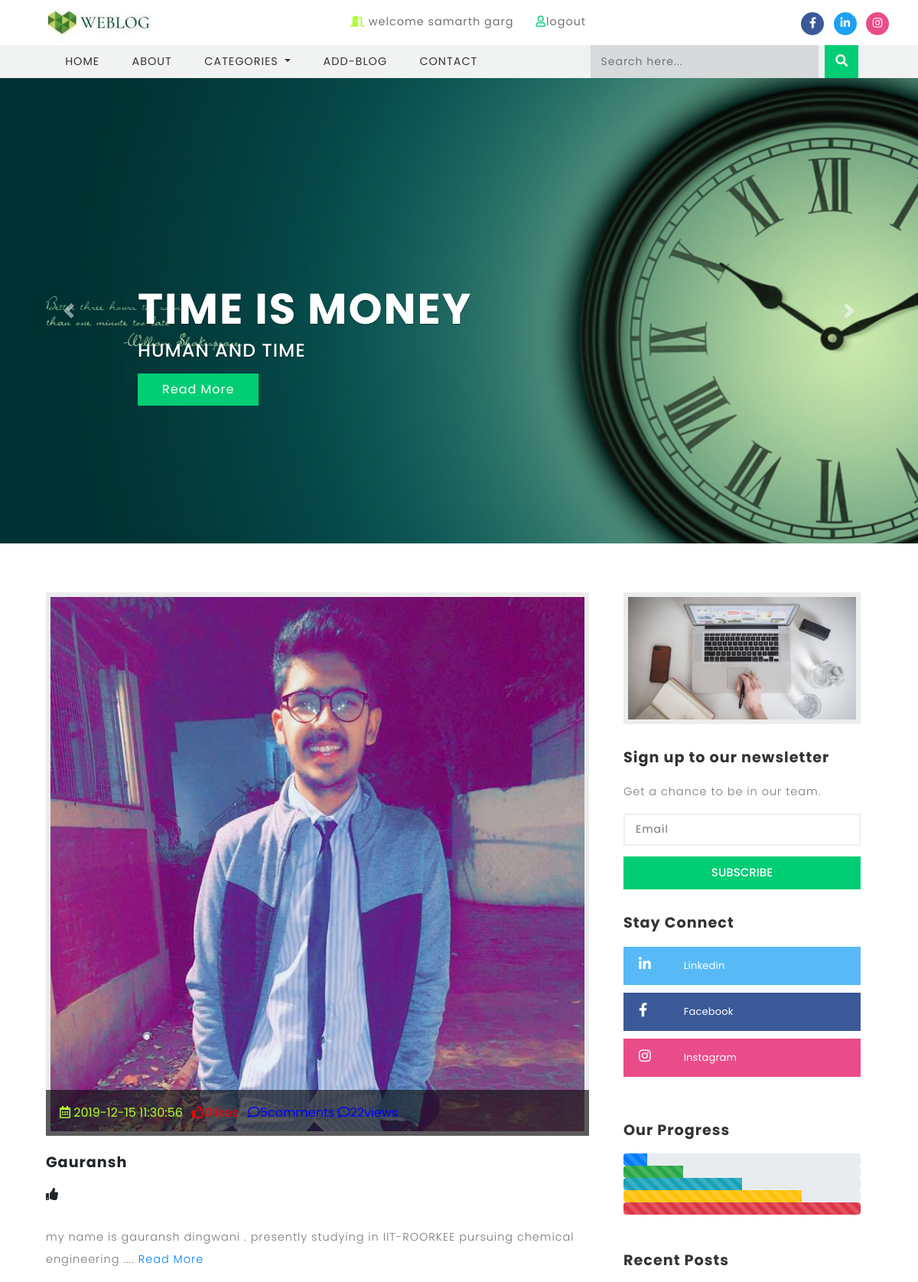
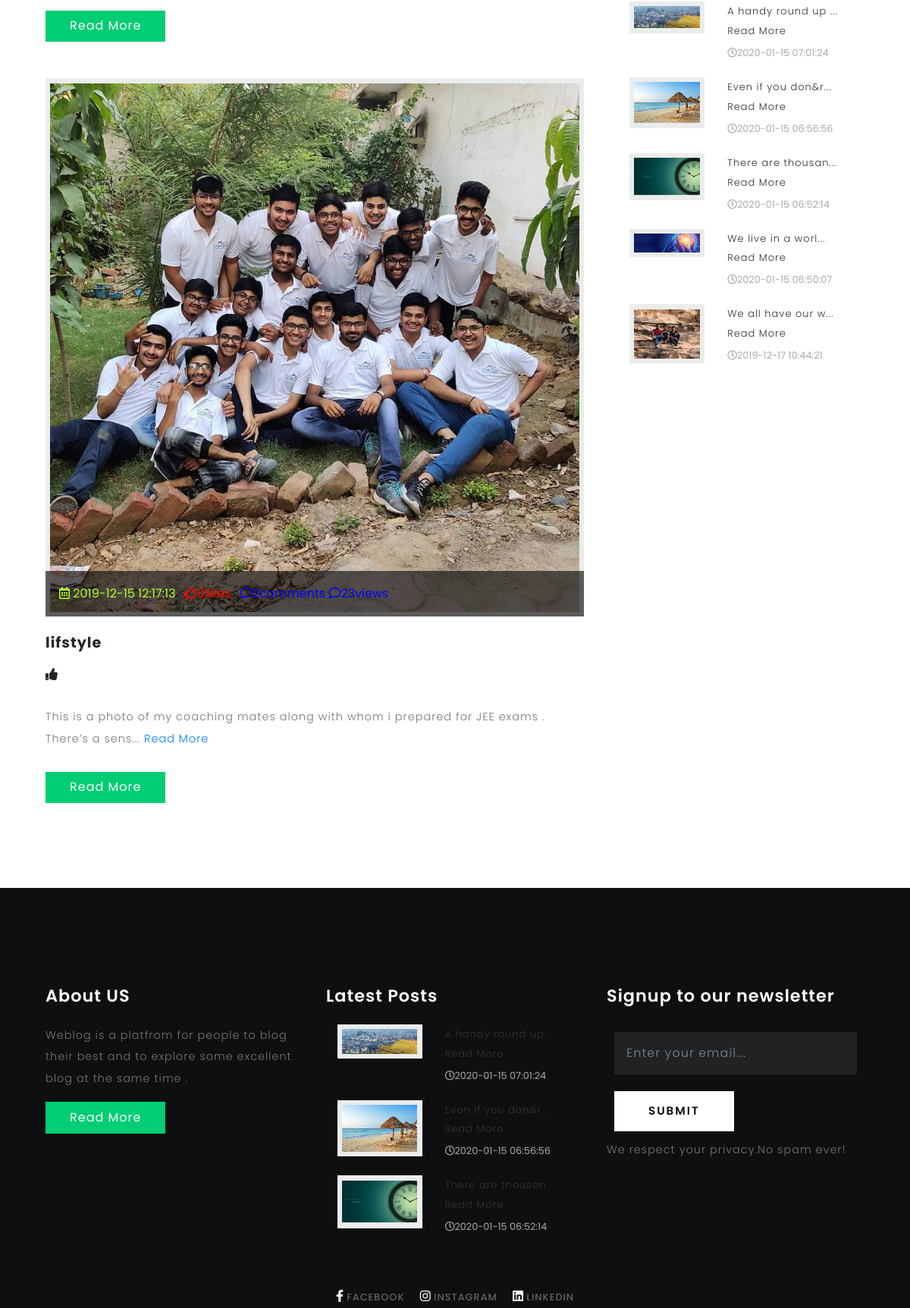
The app's page /index.php (signed in, upper part) with its own data (2 pictures, top to bottom).
### tables this page shows
CREATE TABLE `blog` (
  `blog_id` int(11) NOT NULL,
  `blog_title` text NOT NULL,
  `blog_subtitle` text NOT NULL,
  `thumbnail` text NOT NULL,
  `content` text NOT NULL,
  `user_id` int(11) NOT NULL,
  `status` int(11) NOT NULL,
  `status_remark` text NOT NULL,
  `cate_id` int(11) NOT NULL,
  `created` datetime NOT NULL,
  `likes` int(11) NOT NULL,
  `comments` int(11) NOT NULL,
  `views` int(11) NOT NULL
);

### index.php (the view, shortened to what this page needs)
<?php
include './include/db.php';
?>
<!DOCTYPE html>
<html lang="zxx">
<head>
    <?php include './include/head.php';
    ?>
</head>
<body>
	<header>
		<?php include './include/header.php';?>
	</header>
	<div class="banner">
		<div id="carouselExampleIndicators" class="carousel slide" data-ride="carousel">
			<div class="carousel-inner" role="listbox">
                            <?php
                            $query = "select * from blog order by views asc";
                            $select_data = mysqli_query($conn, $query);
                            $count = 0;
                            while ($row = mysqli_fetch_array($select_data)){
                                $count++;
                                $blog_id =$row['blog_id'];
                                $thumbnail = $row['thumbnail'];
                                $blog_title = $row['blog_title'];
                                $blog_subtitle = $row['blog_subtitle'];
                            if($count==1){
                                ?>
                            <div class="carousel-item active" style="background-image: url('./blog_img/<?php echo $thumbnail;?>'); background-repeat:no-repeat;">
					<div class="carousel-caption">
                                            <h3><?php echo $blog_title;?>
                                                <span><h4><?php echo $blog_subtitle;?></h4></span>
						</h3>
						<div class="read">
							<a href="single.php?id=<?php echo $blog_id;?>" class="btn btn-primary read-m">Read More</a>
						</div>
					</div>
				</div>
                            <?php
                            }
                            }
                            ?>
			</div>
			<a class="carousel-control-prev" href="#carouselExampleIndicators" role="button" data-slide="prev">
				<span class="carousel-control-prev-icon" aria-hidden="true"></span>
			</a>
			<a class="carousel-control-next" href="#carouselExampleIndicators" role="button" data-slide="next">
				<span class="carousel-control-next-icon" aria-hidden="true"></span>
			</a>
		</div>
	</div>
                            <?php
                            $query1="SELECT blog.blog_title , blog.blog_subtitle , blog.thumbnail , blog.content , blog.created , user_details.name , user_details.name , category.cate_name , category.cate_id , blog.blog_id  FROM user_details , category , blog WHERE user_details.user_id = blog.user_id && category.cate_id = blog.cate_id ORDER BY blog.blog_id ";
                            ?>
	<section class="main-content-w3layouts-agileits">
		<div class="container">
			<div class="row">
				<div class="col-lg-8 left-blog-info-w3layouts-agileits text-left">
                                   <?php
                                   if(isset($_GET['Search'])){
    $search = $_GET['Search'];
    $query1 = "SELECT blog.blog_title , blog.blog_subtitle , blog.thumbnail , blog.views ,blog.likes ,blog.comments , blog.content , blog.created , blog.status , blog.status_remark , blog.created , user_details.user_id , user_details.name , category.cate_id , category.cate_name , blog.blog_id , blog.blog_title FROM user_details , category , blog WHERE user_details.user_id = blog.user_id and category.cate_id = blog.cate_id and content LIKE '%$search%'  ORDER BY blog.blog_id limit 2";
                                   }
                                   else
                                   {
                            $query1="SELECT blog.blog_title , blog.blog_subtitle , blog.thumbnail , blog.views ,blog.likes ,blog.comments , blog.content , blog.created , blog.status , blog.status_remark , blog.created , user_details.user_id , user_details.name , category.cate_id , category.cate_name , blog.blog_id , blog.blog_title FROM user_details , category , blog WHERE user_details.user_id = blog.user_id and category.cate_id = blog.cate_id ORDER BY blog.blog_id limit 2";
                                   }
           $select_data1= mysqli_query($conn, $query1);
            while ($row = mysqli_fetch_array($select_data1)) {
                $view = $row['views'];
            $comment = $row['comments'];
            $like = $row['likes'];
            $blog_id = $row['blog_id'];
               $blog_title = $row['blog_title'];
               $thumbnail = $row['thumbnail'];
               $content = $row['content'];
               $created = $row['created'];
               $view++;
                            ?>
					<div class="blog-grid-top">
						<div class="b-grid-top">
							<div class="blog_info_left_grid">
								<a href="single.php?id=<?php echo $blog_id?>">
                                                                    <img src="./blog_img/<?php echo $thumbnail;?>" class="img-fluid" alt=""></a>
							</div>
							<div class="blog-info-middle">
								<ul>
									<li style="color: greenyellow">
                                                                            <i class="far fa-calendar-alt" style="color: greenyellow"></i> <?php echo $created;?>
									</li>
									<li class="mx-2" style="color: red">
											<i class="far fa-thumbs-up" style="color: red"></i><?php echo $like.'likes'?>
									</li>
									<li style="color: blue">
											<i class="far fa-comment" style="color: blue"></i><?php echo $comment.'comments'?>
									</li>
                                                                        <li style="color: blue">
											<i class="far fa-comment" style="color: blue"></i><?php echo $view.'views'?>
									</li>
								</ul>
							</div>
						</div>
						<h3>
							<?php echo $blog_title;?>
						</h3>
                                           <i class="fas fa-thumbs-up"><?php ;?></i>
                                            <p><?php echo substr($content, 0, 100).'... <a href="singlef.php?id='.$blog_id.'">Read More</a>';?></p>
						<a href="singlef.php?id=<?php echo $blog_id?>" class="btn btn-primary read-m">Read More</a>
					</div>
				<?php
            }
                                ?>
					</div>
				<?php include './include/mainright.php';?>
                         </div>
                </div>
	</section>
	<footer>
		<?php include './include/footer.php';?>
	</footer>
</body>
</html>

### include/mainright.php
<aside class="col-lg-4 agileits-w3ls-right-blog-con text-right">
					<div class="col-lg-12 right-blog-info text-left">
						<div class="tech-btm">
							<img src="images/banner1.jpg" class="img-fluid" alt="">
						</div>
						<div class="tech-btm">
							<h4>Sign up to our newsletter</h4>
							<p>Get a chance to be in our team.</p>
							<form action="index.php" method="post">
								<input type="email" placeholder="Email" required="">
								<input type="submit" value="Subscribe">
							</form>
						</div>
						<div class="tech-btm widget_social">
							<h4>Stay Connect</h4>
							<ul>
								<li>
									<a class="twitter" href="https://www.linkedin.com/in/gauransh-dingwani-1a9431199/">
										<i class="fab fa-linkedin-in"></i>
										<span class="count"></span> Linkedin</a>
								</li>
								<li>
									<a class="facebook" href="https://www.facebook.com/gauransh.dhoni7">
										<i class="fab fa-facebook-f"></i>
										<span class="count"></span> Facebook</a>
								</li>
								<li>
									<a class="dribble" href="https://www.instagram.com/gauransh_dingwani/">
										<i class="fab fa-instagram"></i>
										<span class="count"></span> Instagram </a>
								</li>
							</ul>
						</div>
						<div class="single-gd my-5 tech-btm">
							<h4>Our Progress</h4>
							<div class="progress">
								<div class="progress-bar progress-bar-striped" role="progressbar" style="width: 10%" aria-valuenow="10" aria-valuemin="0"
								    aria-valuemax="100"></div>
							</div>
							<div class="progress">
								<div class="progress-bar progress-bar-striped bg-success" role="progressbar" style="width: 25%" aria-valuenow="25" aria-valuemin="0"
								    aria-valuemax="100"></div>
							</div>
							<div class="progress">
								<div class="progress-bar progress-bar-striped bg-info" role="progressbar" style="width: 50%" aria-valuenow="50" aria-valuemin="0"
								    aria-valuemax="100"></div>
							</div>
							<div class="progress">
								<div class="progress-bar progress-bar-striped bg-warning" role="progressbar" style="width: 75%" aria-valuenow="75" aria-valuemin="0"
								    aria-valuemax="100"></div>
							</div>
							<div class="progress">
								<div class="progress-bar progress-bar-striped bg-danger" role="progressbar" style="width: 100%" aria-valuenow="100" aria-valuemin="0"
								    aria-valuemax="100"></div>
							</div>
						</div>
						<div class="tech-btm">
							<h4>Recent Posts</h4>
                                                        <?php
                                                        $query = "SELECT * FROM `blog` ORDER BY created desc LIMIT 5";
                                                        $go_data = mysqli_query($conn, $query);
                                                        while ($row = mysqli_fetch_array($go_data)){
                                                            $thumbnail = $row['thumbnail'];
                                                            $content = $row['content'];
                                                            $date = $row['created'];
                                                            $sid = $row['blog_id'];
                                                        ?>
							<div class="blog-grids row mb-3">
								<div class="col-md-5 blog-grid-left">
									<a href="singlef.php?id=<?php echo $sid;?>">
										<img src="./blog_img/<?php echo $thumbnail;?>" class="img-fluid" alt="">
									</a>
								</div>
								<div class="col-md-7 blog-grid-right">
									<h5>
										<a href="singlef.php?id='.$sid.'"><?php echo substr($content, 0, 20).'... <a href="singlef.php?id='.$sid.'">Read More</a>';?> </a>
									</h5>
									<div class="sub-meta">
										<span>
											<i class="far fa-clock"></i><?php echo $date;?></span>
									</div>
								</div>
							</div>
                                                        <?php } ?>
						</div>
					</div>
				</aside>

### include/footer.php (shortened to what this page needs)
<footer>
<div class="container">
			<div class="row">
				<div class="col-lg-4 footer-grid-agileits-w3ls text-left">
					<h3>About US</h3>
					<p>Weblog is a platfrom for people to blog their best and to explore some excellent blog at the same time .</p>
					<div class="read">
						<a href="../personal/index.html" class="btn btn-primary read-m">Read More</a>
					</div>
				</div>
				<div class="col-lg-4 footer-grid-agileits-w3ls text-left">
					<div class="tech-btm">
						<h3>Latest Posts</h3>
                                                <?php
                                                        $query = "SELECT * FROM `blog` ORDER BY created desc LIMIT 3";
                                                        $go_data = mysqli_query($conn, $query);
                                                        while ($row = mysqli_fetch_array($go_data)){
                                                            $thumbnail = $row['thumbnail'];
                                                            $content = $row['content'];
                                                            $date = $row['created'];
                                                            $sid = $row['blog_id'];
                                                        ?>
							<div class="blog-grids row mb-3">
								<div class="col-md-5 blog-grid-left">
									<a href="single.php?id=<?php echo $sid;?>">
										<img src="./blog_img/<?php echo $thumbnail;?>" class="img-fluid" alt="">
									</a>
								</div>
								<div class="col-md-7 blog-grid-right">
									<h5>
										<a href="single.php?id=<?php echo $sid;?>"><?php echo substr($content, 0, 20).'... <a href="singlef.php?id='.$sid.'">Read More</a>';?> </a>
									</h5>
									<div class="sub-meta">
										<span>
											<i class="far fa-clock"></i><?php echo $date;?></span>
									</div>
								</div>
							</div>
                                                        <?php } ?>
                                            </div>
				</div>
				<div class="col-lg-4 subscribe-main footer-grid-agileits-w3ls">
					<h2>Signup to our newsletter</h2>
					<div class="subscribe-main">
							<div class="subscribe-form">
									<form action="#" method="post" class="subscribe_form">
										<input class="form-control" type="email" placeholder="Enter your email..." required="">
										<button type="submit" class="btn btn-primary submit">Submit</button>
									</form>
						   </div>
						<p>We respect your privacy.No spam ever!</p>
					</div>
				</div>
			</div>
			<div class="footer-cpy text-center">
				<div class="footer-social">
					<div class="copyrighttop">
						<ul>
							<li class="mx-3">
								<a class="facebook" href="https://www.facebook.com/gauransh.dhoni7">
									<i class="fab fa-facebook-f"></i>
									<span>Facebook</span>
								</a>
							</li>
							<li>
								<a class="facebook" href="https://www.instagram.com/gauransh_dingwani/">
									<i class="fab fa-instagram"></i>
									<span>Instagram</span>
								</a>
							</li>
							<li class="mx-3">
								<a class="facebook" href="https://www.linkedin.com/in/gauransh-dingwani-1a9431199/">
									<i class="fab fa-linkedin"></i>
									<span>Linkedin</span>
								</a>
							</li>
						</ul>
					</div>
				</div>
			</div>
		</div>
</footer>

### records on screen
blog: thumbnail (picture), blog_title "TIME IS MONEY", blog_subtitle "HUMAN AND TIME", content "There are thousan", created "2020-01-15 06:52:14"
blog: thumbnail (picture), created "2019-12-15 11:30:56", likes "0", comments "5", view "22", blog_title "Gauransh", content "my name is gauransh dingwani . presently studying in IIT-ROORKEE pursuing chemical engineering ."
blog: thumbnail (picture), created "2019-12-15 12:17:13", likes "0", comments "2", view "23", blog_title "lifstyle", content "This is a photo of my coaching mates along with whom i prepared for JEE exams . There’s a sens"
blog: thumbnail (picture), content "A handy round up", created "2020-01-15 07:01:24"
blog: thumbnail (picture), content "Even if you don&r", created "2020-01-15 06:56:56"
blog: thumbnail (picture), content "We live in a worl", created "2020-01-15 06:50:07"
blog: thumbnail (picture), content "We all have our w", created "2019-12-17 10:44:21"

### other values on screen
$_SESSION['user_name'] "samarth garg"
